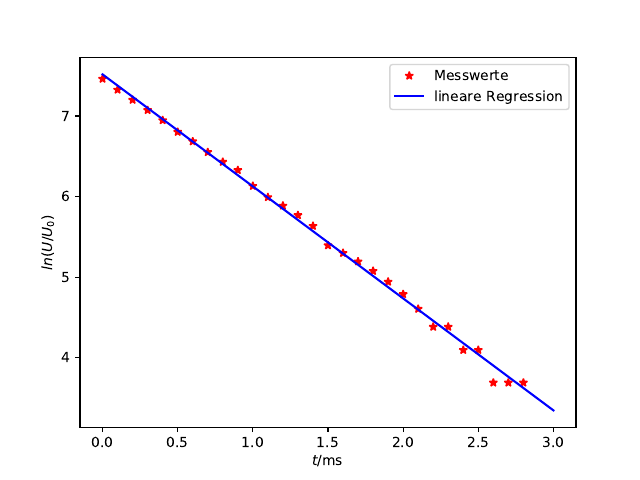

Source code (Python):
#alle benoetigten pakete laden
import matplotlib.pyplot as plt
import numpy as np
from scipy.optimize import curve_fit
import uncertainties.unumpy as unp
from uncertainties import ufloat
from scipy.stats import stats
import pylab
Figure = pylab.figure()
Ax = Figure.gca
#erstelle eine .txt Datei, aus der die Werte fuer die Funktion genommen werden koennen. Das, was in der ersten Spalte steht, sind automaisch die x-Werte,
#die zweite die y-Werte.

x, y = np.genfromtxt('A.txt', unpack=True)
y= y +1020 # y verschieben und logarithmieren
x = x + 5.500 # x verschieben
#linregress vorbereitung(Fkt definieren m=Steigung, n=y-Schnittpkt)
def f(x, m, b):
    return m*x+b
paramsI, covarianceI = curve_fit(f, x, np.log(y))#das muss hier einfach alles hin...kann nicht genau sagen, was es macht.
errorsI = np.sqrt(np.diag(covarianceI))
b = ufloat(paramsI[1], errorsI[1])
m = ufloat(paramsI[0], errorsI[0])
print(m, b) #Dieser Befehl gibt euch in der Kommandozeile als ersten Wert fuer m mit Fehler und den zweiten Wert
#fuer n wieder mit Fehler.


#with plt.xkcd(): (macht, dass die ganze Sache in comic sans ms optik ausgegeben wird. Sieht sehr fein aus, ist aber vielleicht nicht sooo wichtig)
#Plot der Messwerte:
#plt.yscale("log")
L1plot = np.linspace(0, 3)#Grenzen fuer linregr. guckt nach den Grenzwerten fuer die x-Werte.
#plt.xlim(0, 3)
#plt.ylim(0, )
plt.plot(x, np.log(y),'r*', label="Messwerte") #r+, macht, dass eure Werte als rote Plusse erscheinen. mit b* kommen blaue sterne...mehr Farben kann man online finden;)
#Achsen beschriften!!!!!!
plt.ylabel(r"$ln(U/U_0)$" ) #hier wurde Tex Code verwendet, um Brueche ordentlich darzustellen. das T_P macht, dass das P als Indesx von T erscheint. Hinter den Slash kommt die Einheit fuer die jeweilige Groesse
plt.xlabel(r"$ t / \mathrm{ms}$")
plt.plot(L1plot, f(L1plot, *paramsI) , 'b-', label='lineare Regression') #b- macht eine blaue durchgezogene Linie
plt.tight_layout #macht irgendwas schoener. einfach dran machen...
plt.legend(loc="best") #macht die Legende an den Ort innerhalb des Plots, wo am meisten Platz dafuer ist.

#plt.show()
plt.savefig('plotA.pdf') #erstellt und speichert automatisch den Plot als pdf datei
